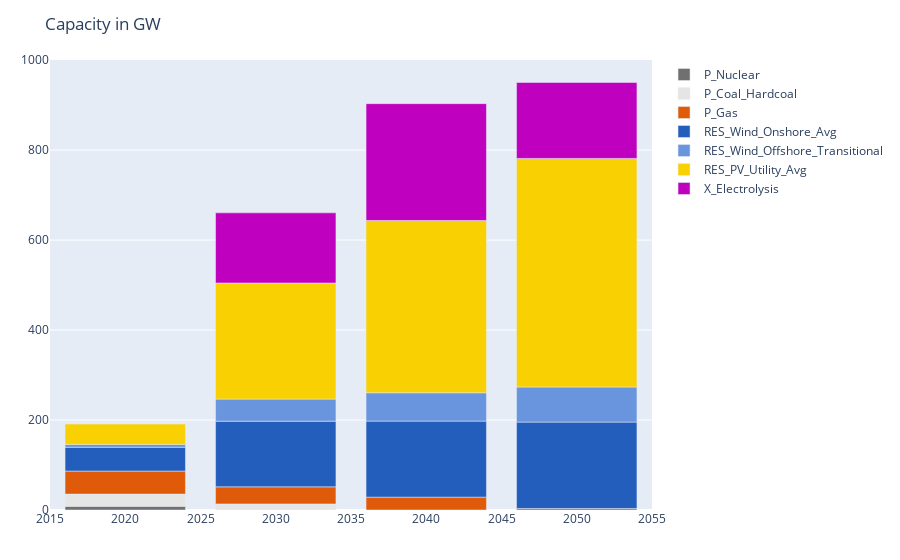

The cell this chart's notebook holds for it:
### Code cell
plot_results(df=value.(cap),title="Capacity in GW")
#TODO Anreize für H2 produktion
#TODO emission penalty

### Figure 1 — Plotly figure (JSON) as saved in the notebook; plotly's stock layout.template omitted (floating-point values rounded to 4 significant figures)
{"data": [{"marker": {"color": "rgb(112,112,112)"}, "name": "P_Nuclear", "type": "bar", "x": [2020, 2030, 2040, 2050], "y": [8.114, 0, 0, 0]}, {"marker": {"color": "rgb(229,229,229)"}, "name": "P_Coal_Hardcoal", "type": "bar", "x": [2020, 2030, 2040, 2050], "y": [27.19, 13.5, 0, 0]}, {"marker": {"color": "rgb(224,91,9)"}, "name": "P_Gas", "type": "bar", "x": [2020, 2030, 2040, 2050], "y": [51.25, 38, 28.58, 3.4]}, {"marker": {"color": "rgb(35,94,188)"}, "name": "RES_Wind_Onshore_Avg", "type": "bar", "x": [2020, 2030, 2040, 2050], "y": [52.9, 146, 169, 192]}, {"marker": {"color": "rgb(104,149,221)"}, "name": "RES_Wind_Offshore_Transitional", "type": "bar", "x": [2020, 2030, 2040, 2050], "y": [6.4, 49, 63, 78]}, {"marker": {"color": "rgb(249,208,2)"}, "name": "RES_PV_Utility_Avg", "type": "bar", "x": [2020, 2030, 2040, 2050], "y": [45.92, 258, 383, 508]}, {"marker": {"color": "rgb(191,0,191)"}, "name": "X_Electrolysis", "type": "bar", "x": [2020, 2030, 2040, 2050], "y": [0, 156.0, 259.6, 168.8]}], "layout": {"barmode": "relative", "margin": {"b": 50, "l": 50, "r": 50, "t": 60}, "title": {"text": "Capacity in GW"}}}
